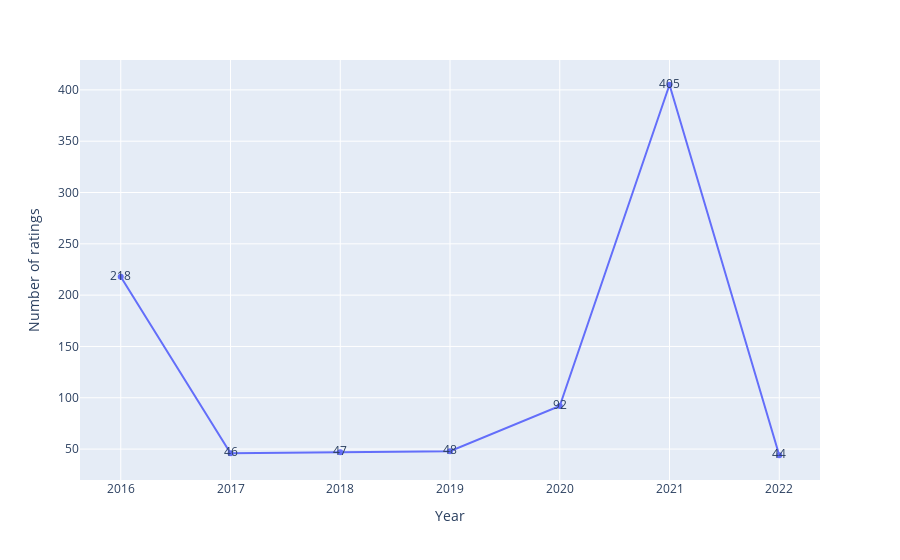

The notebook cell saved with this chart:
### Markdown cell above
<h4>Understanding the rating trend over the years</h4>

### Code cell
rating_count_year = data.groupby(['Year']).agg(Rating_size=('Rating', 'size')).reset_index()
fig = px.line(rating_count_year, x='Year', y='Rating_size', text='Rating_size')
fig.update_yaxes(title_text='Number of ratings')
fig

### Figure 1 — Plotly figure (JSON) as saved in the notebook; plotly's stock layout.template omitted (floating-point values rounded to 4 significant figures)
{"data": [{"hovertemplate": "Year=%{x}<br>Rating_size=%{text}<extra></extra>", "legendgroup": "", "line": {"color": "#636efa", "dash": "solid"}, "marker": {"symbol": "circle"}, "mode": "markers+lines+text", "name": "", "orientation": "v", "showlegend": false, "text": [218, 46, 47, 48, 92, 405, 44], "type": "scatter", "x": [2016, 2017, 2018, 2019, 2020, 2021, 2022], "xaxis": "x", "y": [218, 46, 47, 48, 92, 405, 44], "yaxis": "y"}], "layout": {"autosize": true, "legend": {"tracegroupgap": 0}, "margin": {"t": 60}, "xaxis": {"anchor": "y", "autorange": true, "domain": [0, 1], "range": [2016.0, 2022.0], "title": {"text": "Year"}, "type": "linear"}, "yaxis": {"anchor": "x", "autorange": true, "domain": [0, 1], "range": [16.05, 433.0], "title": {"text": "Number of ratings"}, "type": "linear"}}}
